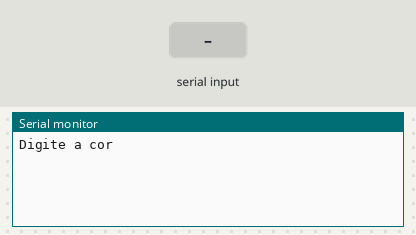
Bench run of a sketch on a simulated Arduino Uno, built with avr-gcc and run on an emulated ATmega328P. Parts: the last lines printed to the serial monitor. Inputs (shaded band) come from the test bench.

Above: at 1.2 s.
1.3 s: "verde" received over Serial
At 3.3 s:
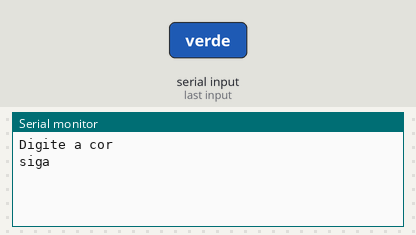
At 9.1 s:
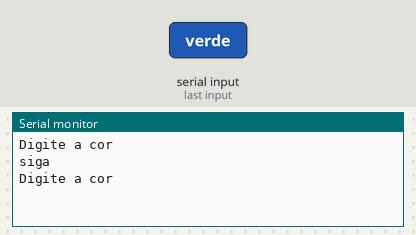

The sketch:

semaforo1__1_.ino
```cpp
// C++ code
//

String cor = "";

void setup()
{
 Serial.begin(9600);
}

void loop()
{
  Serial.println("Digite a cor");
  while( ! Serial.available() );
  cor = Serial.readString ();

  if(cor=="verde"){//se retornar verdadeiro losango sim
    Serial.println("siga");
  }else {//falso - losango nao

    Serial.println("Pare");
  }
  delay(6000);
}
```

Measured:
- after the input at 1.3 s, the serial monitor: prints a new line after 1.0 s (image 1)
